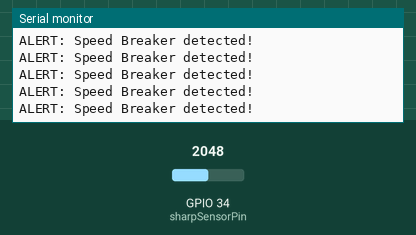
Simulated run of this sketch. Board: ESP32. Shown: the last lines printed to the serial monitor. The inputs (shaded band) are chosen by the test bench; at power-on: GPIO 34 (sharpSensorPin) = 2048.

Above: at 1.2 s.
1.3 s: GPIO 34 (sharpSensorPin) set to 0
At 2.3 s:
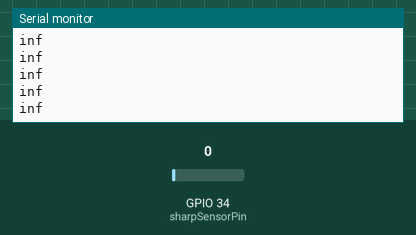
3.2 s: GPIO 34 (sharpSensorPin) set to 491
At 3.7 s:
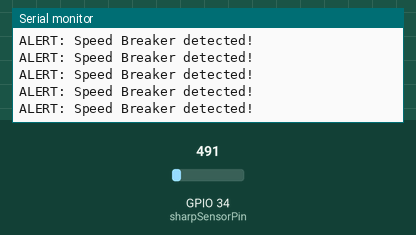

The sketch:

vehicle_with_speed_breaker_detection.ino
```cpp
// Sharp sensor pin
const int sharpSensorPin = 34;  // Analog input pin

// Road detection parameters
const int sampleSize = 10;        // Number of readings to average
const int potholeTrigger = 2;     // Increase in distance (mm) to detect potholes
const int speedBreakTrigger = 2;  // Decrease in distance (mm) to detect speed breakers
const int readingDelay = 100;     // Delay between readings in ms

// Global variables
float vehicleSpeed = 0.0;            // Current vehicle speed in km/h
float recommendedSpeed = 0.0;        // Recommended speed in km/h
int distanceToSignal = 500;          // Assumed distance to signal in meters (would be from GPS)
unsigned long lastReadingTime = 0;   // Last sensor reading time
float distanceReadings[sampleSize];  // Array to store recent distance readings
int readingIndex = 0;
float avgDistance = 0;
float prevAvgDistance = 0;

float fixedDistance = 10;


void setup() {
  Serial.begin(115200);

  // Initialize sensor readings array
  for (int i = 0; i < sampleSize; i++) {
    distanceReadings[i] = 0;
  }

  Serial.println("Vehicle Unit Started");
  fixedDistance = readSharpSensor();
}

void loop() {
  detectRoadConditions();
  // delay(100);
}

float readSharpSensor() {
  // Read analog value from Sharp sensor
  int sensorValue = analogRead(sharpSensorPin);

  // Convert analog reading to distance in mm
  // Formula depends on the specific Sharp sensor model
  // This is for GP2Y0A21YK0F (10-80cm range)
  float distance = 12343.85 * pow(sensorValue, -1.15);

  return distance;
}

void detectRoadConditions() {
  // Read current distance from sensor
  float currentDistance = readSharpSensor();

  float distanceChange = currentDistance - prevAvgDistance;

  // Detect speed breaker (distance decreases significantly)
  if (-distanceChange < fixedDistance) {
    Serial.println("ALERT: Speed Breaker detected!");
  }
  // Detect pothole (distance increases significantly)
  else if (distanceChange > fixedDistance) {
    Serial.println("ALERT: Pothole detected!");
  } else {
    Serial.println(currentDistance);
  }

  prevAvgDistance = currentDistance;
}
```

Measured:
- after the input at 1.3 s, the serial monitor: prints a new line at once (image 1)
- after the input at 3.2 s, the serial monitor: prints a new line at once (image 2)
